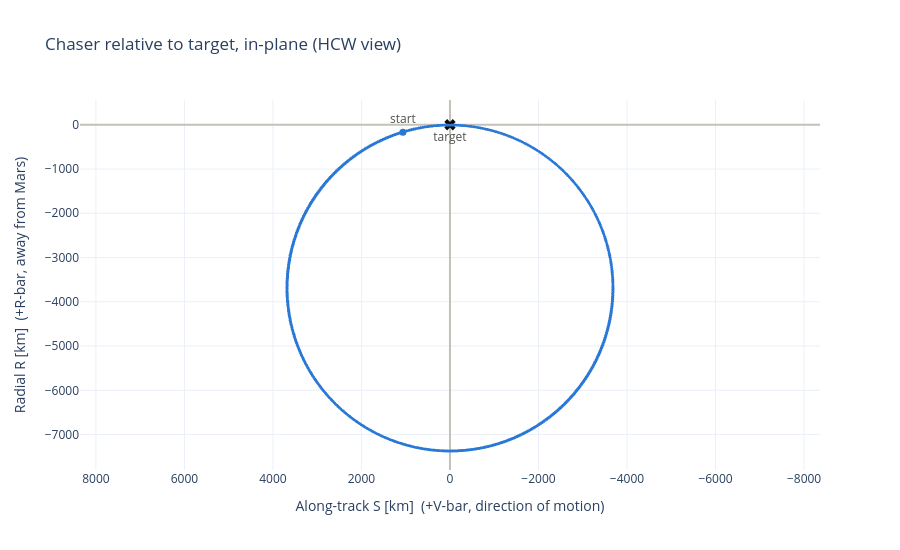

Notebook cell for this chart:
### Code cell
# HCW view of the target's RSW frame: along-track (S) horizontal with +S to the left, radial (R) up
s_km = r_rsw[:, 1] * M_TO_KM
r_km = r_rsw[:, 0] * M_TO_KM
t_rel_hr = (ts_5_to_6 - t5) * SEC_TO_HOUR

fig_hcw = go.Figure()
fig_hcw.add_trace(
    go.Scattergl(  # WebGL handles the full-resolution trajectory
        x=s_km,
        y=r_km,
        mode="lines",
        name="Chaser",
        line={"color": "#2a78d6", "width": 2},
        customdata=t_rel_hr,
        hovertemplate="S = %{x:.3f} km<br>R = %{y:.3f} km<br>t = %{customdata:.2f} hr<extra></extra>",
    )
)
fig_hcw.add_trace(
    go.Scatter(
        x=[s_km[0]],
        y=[r_km[0]],
        mode="markers+text",
        name="Start (burn 5)",
        marker={
            "color": "#2a78d6",
            "size": 9,
            "line": {"color": "#fcfcfb", "width": 2},
        },
        text=["start"],
        textposition="top center",
        textfont={"color": "#52514e"},
        hovertemplate="start<br>S = %{x:.3f} km<br>R = %{y:.3f} km<extra></extra>",
    )
)
fig_hcw.add_trace(
    go.Scatter(
        x=[0.0],
        y=[0.0],
        mode="markers+text",
        name="Target",
        marker={"color": "#0b0b0b", "size": 10, "symbol": "x"},
        text=["target"],
        textposition="bottom center",
        textfont={"color": "#52514e"},
        hovertemplate="target<extra></extra>",
    )
)
fig_hcw.update_xaxes(
    title="Along-track S [km]  (+V-bar, direction of motion)",
    autorange="reversed",
    zeroline=True,
    zerolinecolor="#c3c2b7",
)
fig_hcw.update_yaxes(
    title="Radial R [km]  (+R-bar, away from Mars)",
    scaleanchor="x",  # equal km per km on both axes
    zeroline=True,
    zerolinecolor="#c3c2b7",
)
fig_hcw.update_layout(
    title="Chaser relative to target, in-plane (HCW view)",
    template="plotly_white",
    showlegend=False,
    height=550,
)
fig_hcw.show()

### Figure 1 — Plotly figure (JSON) as saved in the notebook; plotly's stock layout.template omitted (floating-point values rounded to 4 significant figures; data arrays with more than 128 entries replaced by an {"elided": "..."} marker saying what was removed)
{"data": [{"customdata": {"elided": "3000 float values"}, "hovertemplate": "S = %{x:.3f} km<br>R = %{y:.3f} km<br>t = %{customdata:.2f} hr<extra></extra>", "line": {"color": "#2a78d6", "width": 2}, "mode": "lines", "name": "Chaser", "type": "scattergl", "x": {"elided": "3000 float values"}, "y": {"elided": "3000 float values"}}, {"hovertemplate": "start<br>S = %{x:.3f} km<br>R = %{y:.3f} km<extra></extra>", "marker": {"color": "#2a78d6", "line": {"color": "#fcfcfb", "width": 2}, "size": 9}, "mode": "markers+text", "name": "Start (burn 5)", "text": ["start"], "textfont": {"color": "#52514e"}, "textposition": "top center", "type": "scatter", "x": [1064.0], "y": [-171.7]}, {"hovertemplate": "target<extra></extra>", "marker": {"color": "#0b0b0b", "size": 10, "symbol": "x"}, "mode": "markers+text", "name": "Target", "text": ["target"], "textfont": {"color": "#52514e"}, "textposition": "bottom center", "type": "scatter", "x": [0], "y": [0]}], "layout": {"height": 550, "showlegend": false, "title": {"text": "Chaser relative to target, in-plane (HCW view)"}, "xaxis": {"autorange": "reversed", "title": {"text": "Along-track S [km]  (+V-bar, direction of motion)"}, "zeroline": true, "zerolinecolor": "#c3c2b7"}, "yaxis": {"scaleanchor": "x", "title": {"text": "Radial R [km]  (+R-bar, away from Mars)"}, "zeroline": true, "zerolinecolor": "#c3c2b7"}}}
